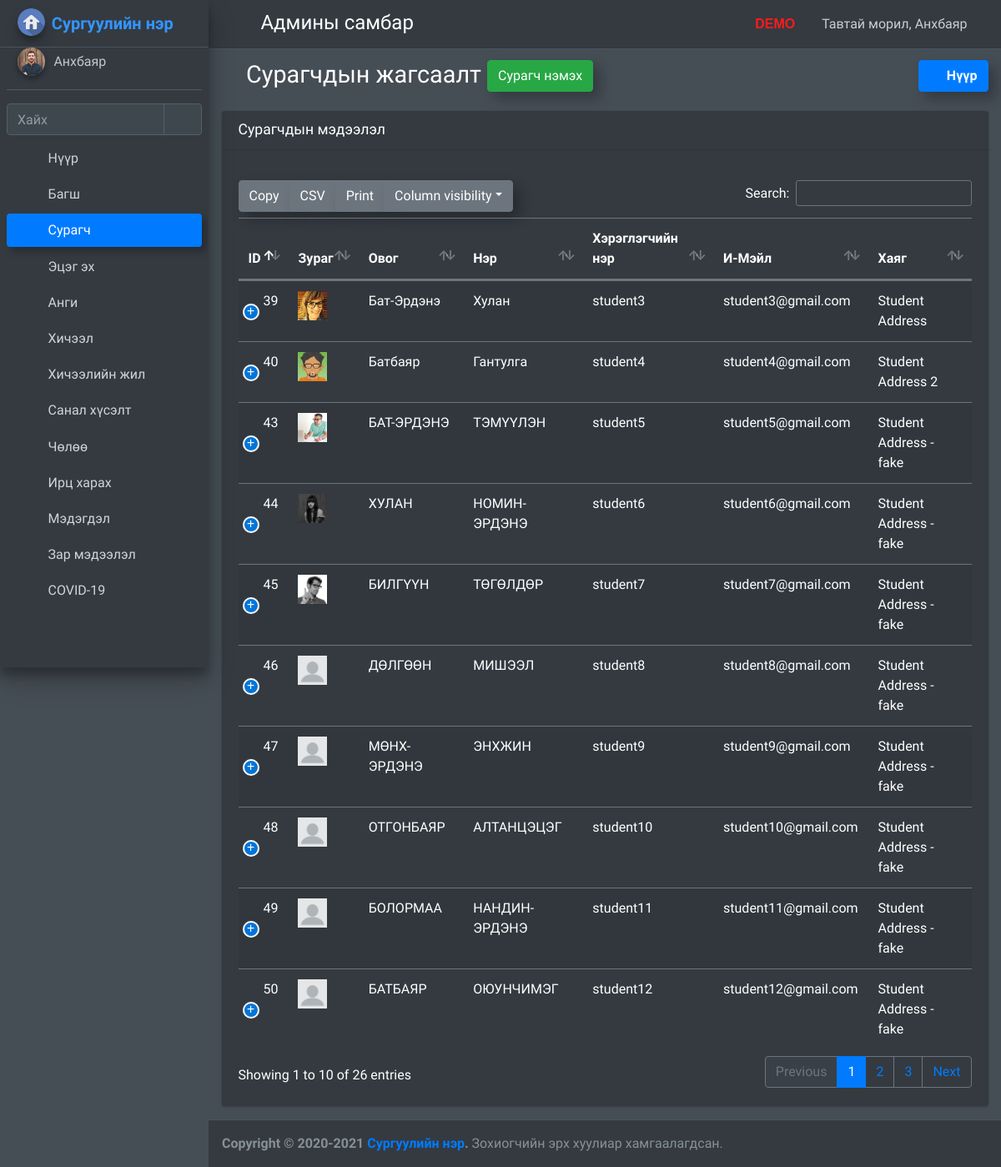
Page /manage_student (signed in) on the committed database.
### school_management_app/models.py (models this page shows)
class CustomUser(AbstractUser):
    user_type_data=((1,"HOD"),(2,"Staff"),(3,"Student"),(4,"Parent"))
    user_type=models.CharField(default=1,choices=user_type_data,max_length=10)

class AdminHOD(models.Model):
    id=models.AutoField(primary_key=True)
    admin=models.OneToOneField(CustomUser,on_delete=models.CASCADE)
    created_at=models.DateTimeField(auto_now_add=True)
    updated_at=models.DateTimeField(auto_now_add=True)
    profile_pic=models.FileField(default="")
    objects=models.Manager()

class Students(models.Model):
    id=models.AutoField(primary_key=True)
    admin=models.OneToOneField(CustomUser,on_delete=models.CASCADE)
    gender=models.CharField(max_length=255)
    profile_pic=models.FileField()
    address=models.TextField()
    course_id=models.ForeignKey(Courses,on_delete=models.DO_NOTHING)
    session_year_id=models.ForeignKey(SessionYearModel,on_delete=models.CASCADE)
    created_at=models.DateTimeField(auto_now_add=True)
    updated_at=models.DateTimeField(auto_now_add=True)
    fcm_token=models.TextField(default="")
    objects = models.Manager()

### school_management_app/HodViews.py (the view)
# urls.py: path('manage_student', HodViews.manage_student,name="manage_student"),
def manage_student(request):
    user=CustomUser.objects.get(id=request.user.id)
    admin=AdminHOD.objects.get(admin=user)
    students=Students.objects.all()
    return render(request,"hod_template/manage_student_template.html",{"students":students,"admin":admin})

### school_management_app/templates/hod_template/manage_student_template.html (shortened to what this page needs)
{% extends 'hod_template/base_template.html' %}
{% load static %}
{% block page_title %}
{% block custom_css %}
<link rel="stylesheet" href="{% static "plugins/datatables-bs4/css/dataTables.bootstrap4.min.css" %}">
<link rel="stylesheet" href="{% static "plugins/datatables-responsive/css/responsive.bootstrap4.min.css" %}">
<link rel="stylesheet" href="{% static "plugins/datatables-buttons/css/buttons.bootstrap4.min.css" %}">
{% endblock custom_css %}
<i class="nav-icon fas fa-user-graduate"></i> Сурагчдын жагсаалт <a href="/add_student" class="btn btn-success shadow-custom">Сурагч нэмэх</a>
{% endblock page_title %}
{% block main_content %}
    <section class="content">
      <div class="container-fluid">
        <div class="row">
          <div class="col-12">
            <div class="card">
              <div class="card-header">
                <h3 class="card-title">Сурагчдын мэдээлэл</h3>
              </div>
              <div class="card-body">
                <table id="example1" class="table table-striped">
                  <thead>
                    <tr>
                      <th>ID</th>
                      <th>Зураг</th>
                      <th>Овог</th>
                      <th>Нэр</th>
                      <th>Хэрэглэгчийн нэр</th>
                      <th>И-Мэйл</th>
                      <th>Хаяг</th>
                    </tr>
                  </thead>
                  <tbody>
                    {% for student in students %}
                    <tr>
                      <td>{{ student.admin.id }}</td>
                      <td><img class="zoomD" src="{{ student.profile_pic }}" /></td>
                      <td>{{ student.admin.first_name }}</td>
                      <td>{{ student.admin.last_name }}</td>
                      <td>{{ student.admin.username }}</td>
                      <td>{{ student.admin.email }}</td>
                      <td>{{ student.address }}</td>
                    </tr>
                    {% endfor %}
                  </tbody>
                </table>
              </div>
            </div>
          </div>
        </div>
      </div>
    </section>
{% endblock main_content %}

### school_management_app/templates/hod_template/base_template.html (shortened to what this page needs)
{% load static %}
<!DOCTYPE html>
<html>
<head>
  <link rel="stylesheet" href="{% static "plugins/fontawesome-free/css/all.min.css" %}">
  <link rel="stylesheet" href="https://code.ionicframework.com/ionicons/2.0.1/css/ionicons.min.css">
  <link rel="stylesheet" href="{% static "plugins/tempusdominus-bootstrap-4/css/tempusdominus-bootstrap-4.min.css" %}">
  <link rel="stylesheet" href="{% static "plugins/icheck-bootstrap/icheck-bootstrap.min.css" %}">
  <link rel="stylesheet" href="{% static "plugins/jqvmap/jqvmap.min.css" %}">
  <link rel="stylesheet" href="{% static "dist/css/adminlte.min.css" %}">
  <link rel="stylesheet" href="{% static "plugins/overlayScrollbars/css/OverlayScrollbars.min.css" %}">
  <link rel="stylesheet" href="{% static "plugins/daterangepicker/daterangepicker.css" %}">
  <link rel="stylesheet" href="{% static "plugins/summernote/summernote-bs4.css" %}">
  <link rel="stylesheet" href="{% static "custom/css/style.css" %}">
  {% block custom_css %} {% endblock custom_css %}
</head>
<body class="hold-transition sidebar-mini layout-fixed layout-navbar-fixed dark-mode">
  <div class="wrapper">
    <nav class="main-header navbar navbar-expand navbar-dark">
      <ul class="navbar-nav">
        <li class="nav-item">
          <a class="nav-link" data-widget="pushmenu" href="#"><i class="fas fa-bars"></i></a>
        </li>
      </ul>
      <h4 class="title-c1" style="margin-left: 10px; margin-top: 5px;">
        <span class="desktop">Админы самбар</span>
      </h4>
      <ul class="navbar-nav ml-auto">
        <li class="nav-item d-flex">
          <a class="nav-link">
            <span class="desktop-demo">DEMO</span>
        </li>
        <li class="nav-item d-flex">
          <a class="nav-link title-c2" style="white-space: nowrap; cursor: pointer;" data-toggle="dropdown" aria-haspopup="true" aria-expanded="false">
            <span class="hidden">Тавтай морил, </span>{{ user.last_name }}
            <i class="fas fa-angle-down"></i>
          </a>
        </li>
      </ul>
    </nav>
    {% include 'hod_template/sidebar_template.html' with user=user id=id %}
    <div class="content-wrapper">
      <div class="content-header">
        <div class="container-fluid">
          <div class="row mb-2">
            <div class="col-sm-6">
              <h1 class="m-0">
                {% block page_title %}
                {% endblock page_title %}
              </h1>
            </div>
            <div class="col-sm-6">
              <ol class="breadcrumb float-sm-right">
                <li class="breadcrumb-item"><a class="btn btn-primary font-weight-bold" href="{% url 'admin_home' %}"><i class="nav-icon fas fa-tachometer-alt mr-2"></i>Нүүр</a></li>
              </ol>
            </div>
          </div>
        </div>
      </div>
      {% block main_content %}{% endblock main_content %}
    </div>
    {% include 'hod_template/footer.html' %}
  </div>
</body>
</html>

### school_management_app/templates/hod_template/sidebar_template.html (shortened to what this page needs)
{% load static %}
<aside class="main-sidebar sidebar-dark-primary elevation-4">
  <a href="/admin_home" class="brand-link">
    <img src="{% static "dist/img/home-icon.png" %}" alt="logo" class="brand-image img-circle elevation-3"
      style="opacity: .9">
    <span class="brand-text font-weight-bold">Сургуулийн нэр</span>
  </a>
  <div class="sidebar">
    <div class="user-panel mt-3 pb-3 mb-3 d-flex">
      <div class="image">
        <img src="{{ admin.profile_pic }}" class="img-circle elevation-2 zoomD" alt="User Image">
      </div>
      <div class="info">
        <a href="{% url 'admin_profile' %}" class="d-block ">{{ user.last_name }}</a>
      </div>
    </div>
    <div class="form-inline">
      <div class="input-group" data-widget="sidebar-search">
        <input class="form-control form-control-sidebar" type="search" placeholder="Хайх" aria-label="Search">
        <div class="input-group-append">
          <button class="btn btn-sidebar" style="box-shadow: none !important;">
            <i class="fas fa-search fa-fw"></i>
          </button>
        </div>
      </div>
    </div>
    <nav class="mt-2">
      <ul class="nav nav-pills nav-sidebar flex-column nav-child-indent" data-widget="treeview" role="menu"
        data-accordion="false">
        <li class="nav-item">
          {% url 'admin_home' as admin_home %}
          <a href="{{ admin_home }}" class="nav-link {% if request.path == admin_home %} active {% endif %}">
            <i class="nav-icon fas fa-tachometer-alt"></i>
            <p>Нүүр</p>
          </a>
        </li>
        <li class="nav-item">
          {% url 'add_staff' as add_staff %}
          {% url 'manage_staff' as manage_staff %}
          {% url 'edit_staff' staff_id=id as edit_staff %}
          <a href="#" class="nav-link {% if request.path == add_staff %} active {% elif request.path == manage_staff %} active {% elif request.path == edit_staff %} active {% endif %}">
            <i class="nav-icon fas fa-chalkboard-teacher"></i>
            <p>Багш
              <i class="right fas fa-angle-left"></i>
            </p>
          </a>
        </li>
        <li class="nav-item">
          {% url 'add_student' as add_student %}
          {% url 'manage_student' as manage_student %}
          {% url 'edit_student' student_id=id as edit_student %}
          <a href="#" class="nav-link {% if request.path == add_student %} active {% elif request.path == manage_student %} active {% elif request.path == edit_student %} active {% endif %}">
            <i class="nav-icon fas fa-user-graduate"></i>
            <p>
              Сурагч
              <i class="right fas fa-angle-left"></i>
            </p>
          </a>
        </li>
        <li class="nav-item">
          {% url 'add_parent' as add_parent %}
          {% url 'manage_parent' as manage_parent %}
          {% url 'edit_parent' parent_id=id as edit_parent %}
          <a href="#" class="nav-link {% if request.path == add_parent %} active {% elif request.path == manage_parent %} active {% elif request.path == edit_parent %} active {% endif %}">
            <i class="nav-icon fas fa-users"></i>
            <p>
              Эцэг эх
              <i class="right fas fa-angle-left"></i>
            </p>
          </a>
        </li>
        <li class="nav-item">
          {% url 'add_course' as add_course %}
          {% url 'manage_course' as manage_course %}
          {% url 'edit_course' course_id=id as edit_course %}
          <a href="#" class="nav-link {% if request.path == add_course %} active {% elif request.path == manage_course %} active {% elif request.path == edit_course %} active {% endif %}">
            <i class="nav-icon fas fa-book"></i>
            <p>
              Анги
              <i class="right fas fa-angle-left"></i>
            </p>
          </a>
        </li>
        <li class="nav-item">
          {% url 'add_subject' as add_subject %}
          {% url 'manage_subject' as manage_subject %}
          {% url 'edit_subject' subject_id=id as edit_subject %}
          <a href="#" class="nav-link {% if request.path == add_subject %} active {% elif request.path == manage_subject %} active {% elif request.path == edit_subject %} active {% endif %}">
            <i class="nav-icon fas fa-book-open"></i>
            <p>
              Хичээл
              <i class="right fas fa-angle-left"></i>
            </p>
          </a>
        </li>
        <li class="nav-item">
          {% url 'add_session' as add_session %}
          {% url 'manage_session' as manage_session %}
          <a href="#" class="nav-link {% if request.path == add_session %} active {% elif request.path == manage_session %} active {% endif %}">
            <i class="nav-icon fas fa-calendar-alt"></i>
            <p>
              Хичээлийн жил
              <i class="right fas fa-angle-left"></i>
            </p>
          </a>
        </li>
        <li class="nav-item">
          {% url 'student_feedback_message' as student_feedback_message %}
          {% url 'staff_feedback_message' as staff_feedback_message %}
          {% url 'parent_feedback_message' as parent_feedback_message %}
          <a href="#" class="nav-link {% if request.path == student_feedback_message %} active {% elif request.path == staff_feedback_message %} active {% elif request.path == parent_feedback_message %} active {% endif %}">
            <i class="nav-icon fas fa-comments"></i>
            <p>
              Санал хүсэлт
              <i class="right fas fa-angle-left"></i>
            </p>
          </a>
        </li>
        <li class="nav-item">
          {% url 'student_leave_view' as student_leave_view %}
          {% url 'staff_leave_view' as staff_leave_view %}
          <a href="#" class="nav-link {% if request.path == student_leave_view %} active {% elif request.path == staff_leave_view %} active {% endif %}">
            <i class="nav-icon fas fa-sign-out-alt"></i>
            <p>
              Чөлөө
              <i class="right fas fa-angle-left"></i>
            </p>
          </a>
        </li>
        <li class="nav-item">
          {% url 'admin_view_attendance' as admin_view_attendance %}
          <a href="{% url 'admin_view_attendance' %}"
            class="nav-link {% if request.path == admin_view_attendance %} active {% endif %}">
            <i class="nav-icon fas fa-user-check"></i>
            <p>
              Ирц харах
            </p>
          </a>
        </li>
        <li class="nav-item">
          {% url 'admin_send_notification_staff' as admin_send_notification_staff %}
          {% url 'admin_send_notification_student' as admin_send_notification_student %}
          {% url 'admin_send_notification_parent' as admin_send_notification_parent %}
          <a href="#" class="nav-link ">
            <i class="nav-icon fas fa-bell"></i>
            <p>
              Мэдэгдэл
              <i class="right fas fa-angle-left"></i>
            </p>
          </a>
        </li>
        {% url 'manage_tnews' as manage_tnews %}
        {% url 'edit_tnews' TNews_id=id as edit_tnews %}
        {% url 'add_tnews' as add_tnews %}
        {% url 'view_tnews' TNews_id=id as view_tnews %}
        {% url 'manage_news' as manage_news %}
        {% url 'edit_news' News_id=id as edit_news %}
        {% url 'add_news' as add_news %}
        {% url 'view_news' News_id=id as view_news %}
        {% url 'manage_pnews' as manage_pnews %}
        {% url 'edit_pnews' PNews_id=id as edit_pnews %}
        {% url 'add_pnews' as add_pnews %}
        {% url 'view_pnews' PNews_id=id as view_pnews %}
        <li class="nav-item">
          <a href="#" class="nav-link
          ">
            <i class="nav-icon fas fa-newspaper"></i>
            <p>
              Зар мэдээлэл
              <i class="right fas fa-angle-left"></i>
            </p>
          </a>
        <li class="nav-item">
          {% url 'covid19' as covid19 %}
          <a href="{% url 'covid19' %}" class="nav-link {% if request.path == covid19 %} active {% endif %}">
            <i class="nav-icon fas fa-virus"></i>
            <p>
              COVID-19
            </p>
          </a>
        </li>
      </ul>
    </nav>
  </div>
</aside>

### school_management_app/static/custom/css/style.css (style rules this page uses)
.shadow-custom { box-shadow: 8px 8px 15px rgba(0, 0, 0, 0.267) !important; }
.breadcrumb-item { margin-top: 10px; display: none; }
@media screen and (min-width: 992px) { .breadcrumb-item { margin-top: 0px; display: inline-block; } }
.btn { box-shadow: 8px 8px 15px rgba(0, 0, 0, 0.267) !important; }

### school_management_app/templates/hod_template/manage_student_template.html (style rules this page uses)
.zoomD { max-width: 35px; height: auto; cursor: zoom-in; }

### school_management_app/templates/hod_template/base_template.html (style rules this page uses)
.title-c1 { font-size: 20px; }
.desktop { font-size: 0px; }
.desktop-demo { font-size: 0px; }
.title-c2 { font-size: 15px; }
.hidden { font-size: 0; }
@media screen and (min-width: 992px) { .title-c1 { font-size: 24px; } }
@media screen and (min-width: 992px) { .desktop { font-size: 24px; } }
@media screen and (min-width: 992px) { .desktop-demo { font-size: 1rem; color: #ff1b1b; font-weight: 700; font-family: sans-serif; } }
@media screen and (min-width: 992px) { .title-c2 { font-size: 16px; font-weight: 500; } }
@media screen and (min-width: 992px) { .hidden { font-size: 16px; } }

### school_management_app/templates/hod_template/sidebar_template.html (style rules this page uses)
.zoomD { cursor: zoom-in; }
.nav-link.active { box-shadow: 5px 5px 8px rgba(0, 0, 0, 0.267) !important; }

### rows in the picture
CustomUser: last_name "Анхбаяр"
AdminHOD: profile_pic (picture)
Students: admin.id "39", profile_pic (picture), admin.first_name "Бат-Эрдэнэ", admin.last_name "Хулан", admin.username "student3", admin.email "student3@gmail.com", address "Student Address"
Students: admin.id "40", profile_pic (picture), admin.first_name "Батбаяр", admin.last_name "Гантулга", admin.username "student4", admin.email "student4@gmail.com", address "Student Address 2"
Students: admin.id "43", profile_pic (picture), admin.first_name "БАТ-ЭРДЭНЭ", admin.last_name "ТЭМҮҮЛЭН", admin.username "student5", admin.email "student5@gmail.com", address "Student Address - fake"
Students: admin.id "44", profile_pic (picture), admin.first_name "ХУЛАН", admin.last_name "НОМИН-ЭРДЭНЭ", admin.username "student6", admin.email "student6@gmail.com", address "Student Address - fake"
Students: admin.id "45", profile_pic (picture), admin.first_name "БИЛГҮҮН", admin.last_name "ТӨГӨЛДӨР", admin.username "student7", admin.email "student7@gmail.com", address "Student Address - fake"
Students: admin.id "46", profile_pic (placeholder picture), admin.first_name "ДӨЛГӨӨН", admin.last_name "МИШЭЭЛ", admin.username "student8", admin.email "student8@gmail.com", address "Student Address - fake"
Students: admin.id "47", profile_pic (placeholder picture), admin.first_name "МӨНХ-ЭРДЭНЭ", admin.last_name "ЭНХЖИН", admin.username "student9", admin.email "student9@gmail.com", address "Student Address - fake"
Students: admin.id "48", profile_pic (placeholder picture), admin.first_name "ОТГОНБАЯР", admin.last_name "АЛТАНЦЭЦЭГ", admin.username "student10", admin.email "student10@gmail.com", address "Student Address - fake"
Students: admin.id "49", profile_pic (placeholder picture), admin.first_name "БОЛОРМАА", admin.last_name "НАНДИН-ЭРДЭНЭ", admin.username "student11", admin.email "student11@gmail.com", address "Student Address - fake"
Students: admin.id "50", profile_pic (placeholder picture), admin.first_name "БАТБАЯР", admin.last_name "ОЮУНЧИМЭГ", admin.username "student12", admin.email "student12@gmail.com", address "Student Address - fake"
